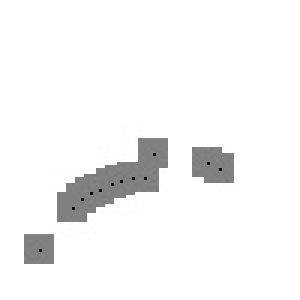
#> input picture lab/color_img.jpg, 100 x 100 px, found by its file name (shown 3 times larger)
$ python a_star.py
#> lines starting #> are read from the running program, lines starting #| are printed output that depends on the picture; after the words box and inside, x2 and y2 are one past the last pixel; in counts of white or black regions, pixels touching at a corner belong together
# https://gist.github.com/jamiees2/5531924?fbclid=IwAR34bXFm21mLArKCqR8Q8rO3AJhImspbawm2Nrt30EQtLTWxmLg8pYqZCEw
# Enter your code here. Read input from STDIN. Print output to STDOUT

import cv2
import math
import numpy as np

class Segment (object):
	def __init__(self, direction, relative_direction, start, end):
		self.direction = direction
		self.relative_direction = relative_direction
		self.start = start
		self.end = end

	def get_distance(self):
		return math.sqrt((self.end[0] - self.start[0])**2 + (self.start[1] - self.end[1])**2)

class Node (object):
	def __init__(self, value, point):
		self.value = value
		self.point = point
		self.refresh()

	def refresh(self):
		self.parent = None
		self.H = 0
		self.G = 0

	def move_cost(self, other):
		if (self.value == 255):
			cost = abs(self.point[0] - other.point[0]) + abs(self.point[1] - other.point[1])
			return cost * 100
		else:
			return 255

def children(point,grid):
	x,y = point.point

	links = []
	# for d in [(max(0, x-1), y),(x,max(0, y - 1)),(x,min(len(grid[0])-1, y + 1)),(min(len(grid)-1, x+1),y)]:
	for i in [x-1, x, x+1]:
		for j in [y-1, y, y+1]:
			if i != x or j != y:
				if (i >= 0 and j >= 0 and i < len(grid) and j < len(grid[0])):
					links.append(grid[i][j])

	ret = [link for link in links if (link.value > 10)]

	return ret

def manhattan(point,point2):
	return abs(point.point[0] - point2.point[0]) + abs(point.point[1] - point2.point[1])

def aStar(start, goal, grid):
	#The open and closed sets
	openset = set()
	closedset = set()
	#Current point is the starting point
	current = start
	#Add the starting point to the open set
	openset.add(current)
	#While the open set is not empty
	while openset:
		#Find the item in the open set with the lowest G + H score
		current = min(openset, key=lambda o:o.G + o.H)
		#If it is the item we want, retrace the path and return it
		if current == goal:
			path = []
			while current.parent:
				path.append(current)
				current = current.parent
			path.append(current)
			return path[::-1]
		#Remove the item from the open set
		openset.remove(current)
		#Add it to the closed set
		closedset.add(current)

		#Loop through the node's children/siblings
		for node in children(current, grid):
			#If it is already in the closed set, skip it
			if node in closedset:
				continue

			#Otherwise if it is already in the open set
			if node in openset:
				#Check if we beat the G score
				new_g = current.G + current.move_cost(node)
				if node.G > new_g:
					#If so, update the node to have a new parent
					node.G = new_g
					node.parent = current

			else:
				#If it isn't in the open set, calculate the G and H score for the node
				node.G = current.G + current.move_cost(node)
				node.H = manhattan(node, goal)
				#Set the parent to our current item
				node.parent = current
				#Add it to the set
				openset.add(node)

	#return empty list, as there is not path leading to destination
	return []

def next_move(pacman, food, environment):
	grid = []

	#Convert all the points to instances of Node
	for x in range(len(environment)):

		row = []
		for y in range(len(environment[x])):
			row.append(Node(environment[x][y], (x,y)))

		grid.append(row)

	#Get the path
	path = aStar(grid[pacman[1]][pacman[0]], grid[food[1]][food[0]], grid)
	return path

def direction_to_angle(direction):
	_dict = {
		'w': 0,
		's': 180,
		'a': 270,
		'd': 90,
		'dw': 45,
		'aw': 315,
		'ds': 135,
		'as': 225,
	}

	return _dict[direction]

def angle_to_direction(angle):
	_dict = {
		0: 'w',
		180: 's',
		270: 'a',
		90: 'd',
		45: 'dw',
		315: 'aw',
		135: 'ds',
		225: 'as',
	}

	return _dict[angle]

def points_to_segments(path):
	segments = []

	new_segment = True
	direction = None
	previous_segment = None

	for i in range(len(path)):

		current_point = path[i].point
		if (i == len(path) - 1):
			end = current_point
			segments.append(Segment(moving_direction, moving_direction, start, end))

			break

		next_point = path[i + 1].point
		if (current_point[0] == next_point[0] and current_point[1] < next_point[1]):
			direction = 'd' # turn right
		elif (current_point[0] == next_point[0] and current_point[1] > next_point[1]):
			direction = 'a' # turn left
		elif (current_point[0] > next_point[0] and current_point[1] == next_point[1]):
			direction = 'w' # forward
		elif (current_point[0] < next_point[0] and current_point[1] == next_point[1]):
			direction = 's' # backward
		elif (current_point[0] > next_point[0] and current_point[1] < next_point[1]):
			direction = 'dw' # turn 45 degree right
		elif (current_point[0] > next_point[0] and current_point[1] > next_point[1]):
			direction = 'aw' # turn 45 degree left
		elif (current_point[0] < next_point[0] and current_point[1] < next_point[1]):
			direction = 'ds' # turn 135 degree right
		elif (current_point[0] < next_point[0] and current_point[1] > next_point[1]):
			direction = 'as' # turn 135 degree left

		if (new_segment):
			start = current_point
			moving_direction = direction

			new_segment = False
			continue

		if (moving_direction != direction):
			end = current_point
			if (previous_segment == None):
				relative_moving_direction = moving_direction
			else:
				previous_angle = direction_to_angle(previous_segment.direction)
				angle = direction_to_angle(moving_direction)

				relative_moving_angle = angle - previous_angle
				if (relative_moving_angle < 0):
					relative_moving_angle = 360 + relative_moving_angle

				relative_moving_direction = angle_to_direction(relative_moving_angle)

			segment = Segment(moving_direction, relative_moving_direction, start, end)
			segments.append(segment)
			previous_segment = segment

			new_segment = True
			continue

	return segments

pacman_x = 50
pacman_y = 99
food_x = 10
food_y = 10
x = 100
y = 100

detected_points = []
environment = cv2.imread('.\lab\color_img.jpg', cv2.IMREAD_GRAYSCALE)
#> environment is the input picture: shape (100, 100); min 0, max 255, mean 245.3
for x in range(0, 100):
	for y in range(0, 100):
		value = environment[x][y]
		if (value >= 180):
			environment[x][y] = 255
		if (value < 180):
			environment[x][y] = 0
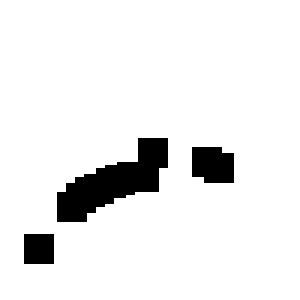
#> environment: shape (100, 100) (shown 3 times larger); 92.5% white; 3 black regions, box (x1, y1, x2, y2) and area: (19, 46, 56, 74) 493, (64, 49, 78, 61) 152, (8, 78, 18, 88) 100

path = next_move((pacman_x, pacman_y),(food_x, food_y), environment)
#> the loop in next_move, `for x in range(len(environment)): ` made 100 passes
segments = points_to_segments(path)
#> the loop in points_to_segments, `for i in range(len(path)): ` made 96 passes

for segment in segments:
	print(segment.start)
	print(segment.end)
	print(segment.direction)
	print(segment.relative_direction)
	print(segment.get_distance())
#> this loop made 4 passes
#> (printed output is left out)

drivingPath = environment.copy()
color = 0
for node in path:
	x, y = node.point
	drivingPath[x, y] = 0
#> this loop made 96 passes
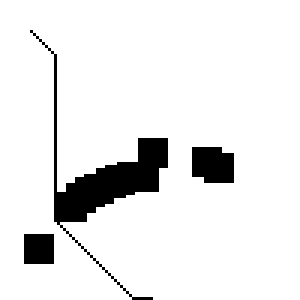
#> drivingPath: shape (100, 100) (shown 3 times larger); 91.6% white; 3 black regions, box (x1, y1, x2, y2) and area: (10, 10, 56, 100) 589, (64, 49, 78, 61) 152, (8, 78, 18, 88) 100

img = cv2.merge((environment, environment, drivingPath))
cv2.imwrite('drivingPath.jpg', img)
